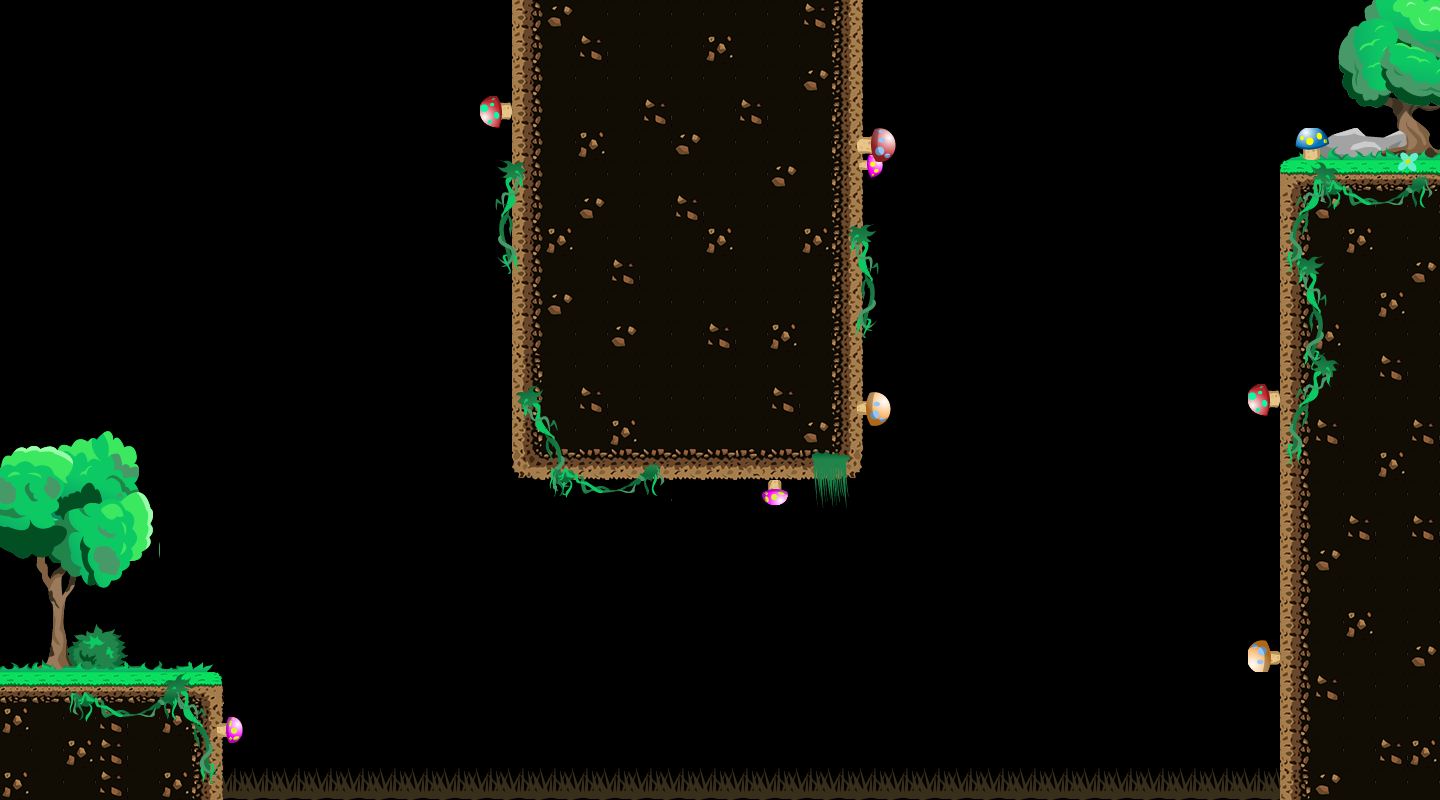

A level layout from a 2D game, rendered from its tile map. Below: a short description, then the map file with tile-grid data replaced by summaries:
An orthogonal 45x25 tile map with 32x32 px tiles, 9 tile layers (шипы, шипы2, земля, декор1, ...) and 17 objects (9x surface, 2x surface , death, finish, start).

<map version="1.10" tiledversion="1.10.1" orientation="orthogonal" renderorder="right-down" width="45" height="25" tilewidth="32" tileheight="32" infinite="0" nextlayerid="12" nextobjectid="22">
 <tileset firstgid="1" name="newTileset" tilewidth="32" tileheight="32" tilecount="832" columns="32">
  <image source="newTileset.png" width="1024" height="832" />
 </tileset>
 <layer id="3" name="шипы" width="45" height="25">
  <data>[1125 cells, 34 non-empty, 2 distinct tile ids]</data>
 </layer>
 <layer id="4" name="шипы2" width="45" height="25">
  <data>[1125 cells, 35 non-empty, 2 distinct tile ids]</data>
 </layer>
 <layer id="2" name="земля" width="45" height="25">
  <data>[1125 cells, 293 non-empty, 15 distinct tile ids]</data>
 </layer>
 <layer id="5" name="декор1" width="45" height="25">
  <data>[1125 cells, 32 non-empty, 24 distinct tile ids]</data>
 </layer>
 <layer id="6" name="декор2" width="45" height="25">
  <data>[1125 cells, 53 non-empty, 36 distinct tile ids]</data>
 </layer>
 <layer id="7" name="декор3" width="45" height="25">
  <data>[1125 cells, 60 non-empty, 60 distinct tile ids]</data>
 </layer>
 <layer id="8" name="декор4" width="45" height="25">
  <data>[1125 cells, 12 non-empty, 7 distinct tile ids]</data>
 </layer>
 <layer id="9" name="декор5" width="45" height="25">
  <data>[1125 cells, 20 non-empty, 12 distinct tile ids]</data>
 </layer>
 <layer id="10" name="декор6" width="45" height="25">
  <data>[1125 cells, 10 non-empty, 10 distinct tile ids]</data>
 </layer>
 <objectgroup id="11" name="collisions">
  <object id="1" x="0.333333" y="695.583" width="200" height="104.417" />
  <object id="2" name="death" x="223.706" y="768.464" width="1053.92" height="31.5455" />
  <object id="3" x="1302.5" y="188.167" width="136.833" height="611" />
  <object id="4" x="533.833" y="0.5" width="305.667" height="455.333" />
  <object id="7" name="surface" x="-100.667" y="-51" width="11.6667" height="730" />
  <object id="10" name="surface" x="-112.833" y="-87.8333" width="615.833" height="20.1667" />
  <object id="11" name="finish" x="1408" y="135.333" />
  <object id="12" name="start" x="32" y="627" />
  <object id="13" name="surface" x="864.25" y="-95.25" width="675.833" height="20.1667" />
  <object id="14" name="surface" x="1527.17" y="-56.6364" width="10.7273" height="223.909" />
  <object id="15" name="surface" x="1280" y="187.5" width="20.25" height="581.25" />
  <object id="16" name="surface" x="1280.75" y="165.75" width="240.667" height="20" />
  <object id="17" name="surface" x="511.75" y="-85" width="20.5" height="555.5" />
  <object id="18" name="surface " x="534.25" y="458" width="311.25" height="20" />
  <object id="19" name="surface " x="840.75" y="-92.3333" width="20.75" height="548.583" />
  <object id="20" name="surface" x="-82.5" y="673" width="302" height="20.75" />
  <object id="21" name="surface" x="201.75" y="696" width="20.25" height="71" />
 </objectgroup>
</map>